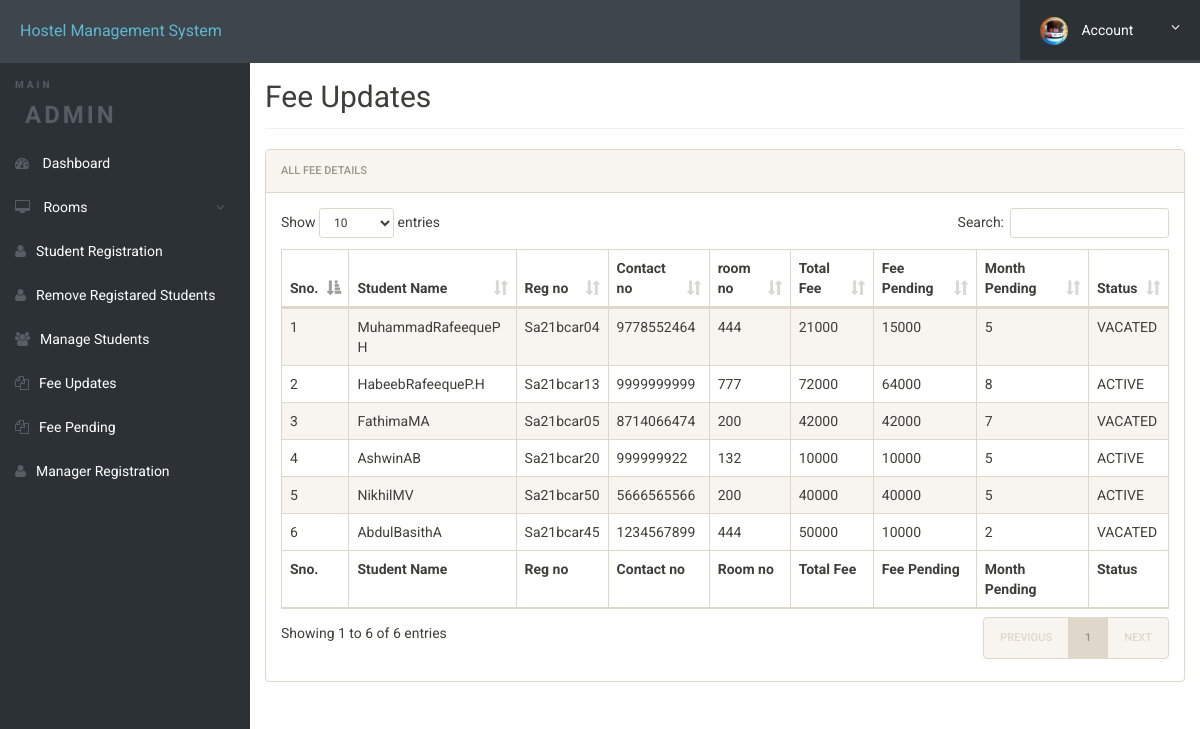
Page /admin/pending.php (signed in) on the committed database.
### tables this page shows
CREATE TABLE `booking` (
  `id` int(11) NOT NULL,
  `roomno` int(11) DEFAULT NULL,
  `seater` int(11) DEFAULT NULL,
  `feespm` int(11) DEFAULT NULL,
  `foodstatus` int(11) DEFAULT NULL,
  `stayfrom` date DEFAULT NULL,
  `duration` int(11) DEFAULT NULL,
  `totalfee` int(10) NOT NULL,
  `feepaid` int(10) NOT NULL DEFAULT 0,
  `feepending` int(10) NOT NULL,
  `paidmonth` int(10) NOT NULL DEFAULT 0,
  `pendingmonth` int(10) NOT NULL,
  `course` varchar(500) DEFAULT NULL,
  `regno` varchar(255) DEFAULT NULL,
  `firstName` varchar(500) DEFAULT NULL,
  `middleName` varchar(500) DEFAULT NULL,
  `lastName` varchar(500) DEFAULT NULL,
  `gender` varchar(250) DEFAULT NULL,
  `contactno` bigint(11) DEFAULT NULL,
  `emailid` varchar(500) DEFAULT NULL,
  `egycontactno` bigint(11) DEFAULT NULL,
  `guardianName` varchar(500) DEFAULT NULL,
  `guardianRelation` varchar(500) DEFAULT NULL,
  `guardianContactno` bigint(11) DEFAULT NULL,
  `corresAddress` varchar(500) DEFAULT NULL,
  `corresCIty` varchar(500) DEFAULT NULL,
  `corresState` varchar(500) DEFAULT NULL,
  `corresPincode` int(11) DEFAULT NULL,
  `pmntAddress` varchar(500) DEFAULT NULL,
  `pmntCity` varchar(500) DEFAULT NULL,
  `pmnatetState` varchar(500) DEFAULT NULL,
  `pmntPincode` int(11) DEFAULT NULL,
  `status` varchar(100) NOT NULL DEFAULT 'ACTIVE',
  `postingDate` timestamp NULL DEFAULT current_timestamp(),
  `updationDate` varchar(500) DEFAULT NULL
);

### admin/pending.php (the view, shortened to what this page needs)
<?php
include('includes/config.php');
?>
<!doctype html>
<html lang="en" class="no-js">
<head>
	<link rel="stylesheet" href="css/font-awesome.min.css">
	<link rel="stylesheet" href="css/bootstrap.min.css">
	<link rel="stylesheet" href="css/dataTables.bootstrap.min.css">
	<link rel="stylesheet" href="css/bootstrap-social.css">
	<link rel="stylesheet" href="css/bootstrap-select.css">
	<link rel="stylesheet" href="css/fileinput.min.css">
	<link rel="stylesheet" href="css/awesome-bootstrap-checkbox.css">
	<link rel="stylesheet" href="css/style.css">
</head>
<body>
	<?php include('includes/header.php');?>
	<div class="ts-main-content">
			<?php include('includes/sidebar.php');?>
		<div class="content-wrapper">
			<div class="container-fluid">
				<div class="row">
					<div class="col-md-12">
						<h2 class="page-title" style="margin-top:6%">Fee Updates</h2>
						<div class="panel panel-default">
							<div class="panel-heading">All Fee Details</div>
							<div class="panel-body">
								<table id="zctb" class="display table table-striped table-bordered table-hover" cellspacing="0" width="100%">
									<thead>
										<tr>
											<th>Sno.</th>
											<th>Student Name</th>
											<th>Reg no</th>
											<th>Contact no </th>
											<th>room no  </th>
											<th>Total Fee</th>
                                            <th>Fee Pending</th>
											<th>Month Pending</th>
											<th>Status</th>
										</tr>
									</thead>
									<tfoot>
										<tr>
											<th>Sno.</th>
											<th>Student Name</th>
											<th>Reg no</th>
											<th>Contact no </th>
											<th>Room no  </th>
											<th>Total Fee</th>
                                            <th>Fee Pending</th>
											<th>Month Pending</th>
											<th>Status</th>
										</tr>
									</tfoot>
									<tbody>
<?php
$ret="select * from booking where pendingmonth>0";
$stmt= $mysqli->prepare($ret) ;
$stmt->execute() ;
$res=$stmt->get_result();
$cnt=1;
while($row=$res->fetch_object())
		{
	  	?>
<tr><td><?php echo $cnt;?></td>
<td><?php echo $row->firstName;?><?php echo $row->middleName;?><?php echo $row->lastName;?></td>
<td><?php echo $row->regno;?></td>
<td><?php echo $row->contactno;?></td>
<td><?php echo $row->roomno;?></td>
<td><?php echo $row->totalfee;?></td>
<td><?php echo $row->feepending;?></td>
<td><?php echo $row->pendingmonth;?></td>
<td><?php echo $row->status;?></td>
</tr>
									<?php
$cnt=$cnt+1;
		}
						?>
									</tbody>
								</table>
							</div>
						</div>
					</div>
				</div>
			</div>
		</div>
	</div>
</body>
</html>

### admin/css/style.css (style rules this page uses)
html { font-size: 14px; }
@media only screen and (min-width: 480px) { html { font-size: 17px; } }
@media only screen and (min-width: 768px) { html { font-size: 14px; } }
body { font-size: 1em; }
.panel { overflow: hidden; }
.page-title { padding-bottom: 15px; margin-bottom: 20px; border-bottom: 1px solid #f0f0f0; }
.ts-main-content .content-wrapper { padding-top: 15px; margin-top: 10px; }
@media only screen and (min-width: 992px) { .ts-main-content .content-wrapper { margin-left: 250px; } }

### rows in the picture
booking: firstName "Muhammad", middleName "Rafeeque", lastName "P H", regno "Sa21bcar04", contactno "9778552464", roomno "444", totalfee "21000", feepending "15000", pendingmonth "5", status "VACATED"
booking: firstName "Habeeb", middleName "Rafeeque", lastName "P.H", regno "Sa21bcar13", contactno "9999999999", roomno "777", totalfee "72000", feepending "64000", pendingmonth "8", status "ACTIVE"
booking: firstName "Fathima", middleName "M", lastName "A", regno "Sa21bcar05", contactno "8714066474", roomno "200", totalfee "42000", feepending "42000", pendingmonth "7", status "VACATED"
booking: firstName "Ashwin", middleName "A", lastName "B", regno "Sa21bcar20", contactno "999999922", roomno "132", totalfee "10000", feepending "10000", pendingmonth "5", status "ACTIVE"
booking: firstName "Nikhil", middleName "M", lastName "V", regno "Sa21bcar50", contactno "5666565566", roomno "200", totalfee "40000", feepending "40000", pendingmonth "5", status "ACTIVE"
booking: firstName "Abdul", middleName "Basith", lastName "A", regno "Sa21bcar45", contactno "1234567899", roomno "444", totalfee "50000", feepending "10000", pendingmonth "2", status "VACATED"
